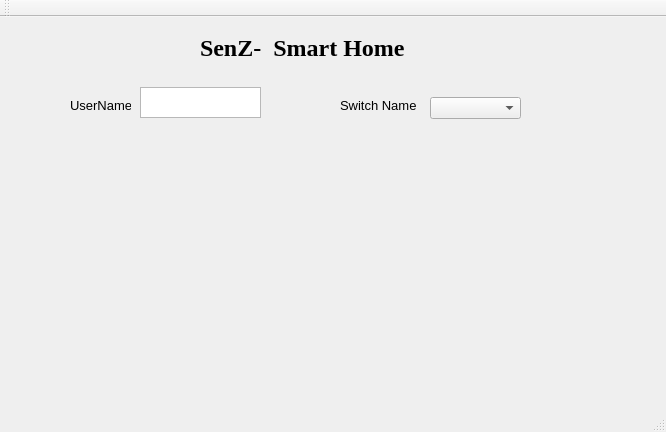
<?xml version="1.0" encoding="UTF-8"?>
<ui version="4.0">
 <class>MainWindow</class>
 <widget class="QMainWindow" name="MainWindow">
  <property name="geometry">
   <rect>
    <x>0</x>
    <y>0</y>
    <width>666</width>
    <height>432</height>
   </rect>
  </property>
  <property name="windowTitle">
   <string>MainWindow</string>
  </property>
  <property name="toolButtonStyle">
   <enum>Qt::ToolButtonTextUnderIcon</enum>
  </property>
  <widget class="QWidget" name="centralWidget">
   <widget class="QLabel" name="Title">
    <property name="geometry">
     <rect>
      <x>200</x>
      <y>10</y>
      <width>241</width>
      <height>41</height>
     </rect>
    </property>
    <property name="font">
     <font>
      <family>Georgia</family>
      <pointsize>18</pointsize>
      <weight>75</weight>
      <bold>true</bold>
     </font>
    </property>
    <property name="text">
     <string>SenZ-  Smart Home</string>
    </property>
   </widget>
   <widget class="QLabel" name="uname_label">
    <property name="geometry">
     <rect>
      <x>70</x>
      <y>80</y>
      <width>61</width>
      <height>16</height>
     </rect>
    </property>
    <property name="font">
     <font>
      <pointsize>10</pointsize>
     </font>
    </property>
    <property name="text">
     <string>UserName</string>
    </property>
   </widget>
   <widget class="QPlainTextEdit" name="uname_input">
    <property name="geometry">
     <rect>
      <x>140</x>
      <y>70</y>
      <width>121</width>
      <height>31</height>
     </rect>
    </property>
   </widget>
   <widget class="QLabel" name="sname_label">
    <property name="geometry">
     <rect>
      <x>340</x>
      <y>80</y>
      <width>81</width>
      <height>16</height>
     </rect>
    </property>
    <property name="font">
     <font>
      <pointsize>10</pointsize>
     </font>
    </property>
    <property name="text">
     <string>Switch Name</string>
    </property>
   </widget>
   <widget class="QComboBox" name="comboBox">
    <property name="geometry">
     <rect>
      <x>430</x>
      <y>80</y>
      <width>91</width>
      <height>22</height>
     </rect>
    </property>
   </widget>
  </widget>
  <widget class="QMenuBar" name="menuBar">
   <property name="geometry">
    <rect>
     <x>0</x>
     <y>0</y>
     <width>666</width>
     <height>21</height>
    </rect>
   </property>
  </widget>
  <widget class="QToolBar" name="mainToolBar">
   <attribute name="toolBarArea">
    <enum>TopToolBarArea</enum>
   </attribute>
   <attribute name="toolBarBreak">
    <bool>false</bool>
   </attribute>
  </widget>
  <widget class="QStatusBar" name="statusBar"/>
 </widget>
 <layoutdefault spacing="6" margin="11"/>
 <resources/>
 <connections/>
</ui>
